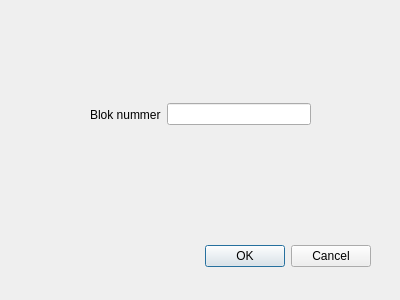
<?xml version="1.0" encoding="UTF-8"?>
<ui version="4.0">
 <class>QtAddBlokDialoog</class>
 <widget class="QDialog" name="QtAddBlokDialoog">
  <property name="geometry">
   <rect>
    <x>0</x>
    <y>0</y>
    <width>400</width>
    <height>300</height>
   </rect>
  </property>
  <property name="windowTitle">
   <string>Dialog</string>
  </property>
  <widget class="QDialogButtonBox" name="buttonBox">
   <property name="geometry">
    <rect>
     <x>30</x>
     <y>240</y>
     <width>341</width>
     <height>32</height>
    </rect>
   </property>
   <property name="orientation">
    <enum>Qt::Horizontal</enum>
   </property>
   <property name="standardButtons">
    <set>QDialogButtonBox::Cancel|QDialogButtonBox::Ok</set>
   </property>
  </widget>
  <widget class="QWidget" name="">
   <property name="geometry">
    <rect>
     <x>90</x>
     <y>100</y>
     <width>221</width>
     <height>29</height>
    </rect>
   </property>
   <layout class="QHBoxLayout" name="horizontalLayout">
    <item>
     <widget class="QLabel" name="label">
      <property name="text">
       <string>Blok nummer</string>
      </property>
     </widget>
    </item>
    <item>
     <widget class="QLineEdit" name="blokNummer"/>
    </item>
   </layout>
  </widget>
 </widget>
 <resources/>
 <connections>
  <connection>
   <sender>buttonBox</sender>
   <signal>accepted()</signal>
   <receiver>QtAddBlokDialoog</receiver>
   <slot>accept()</slot>
   <hints>
    <hint type="sourcelabel">
     <x>248</x>
     <y>254</y>
    </hint>
    <hint type="destinationlabel">
     <x>157</x>
     <y>274</y>
    </hint>
   </hints>
  </connection>
  <connection>
   <sender>buttonBox</sender>
   <signal>rejected()</signal>
   <receiver>QtAddBlokDialoog</receiver>
   <slot>reject()</slot>
   <hints>
    <hint type="sourcelabel">
     <x>316</x>
     <y>260</y>
    </hint>
    <hint type="destinationlabel">
     <x>286</x>
     <y>274</y>
    </hint>
   </hints>
  </connection>
 </connections>
</ui>
